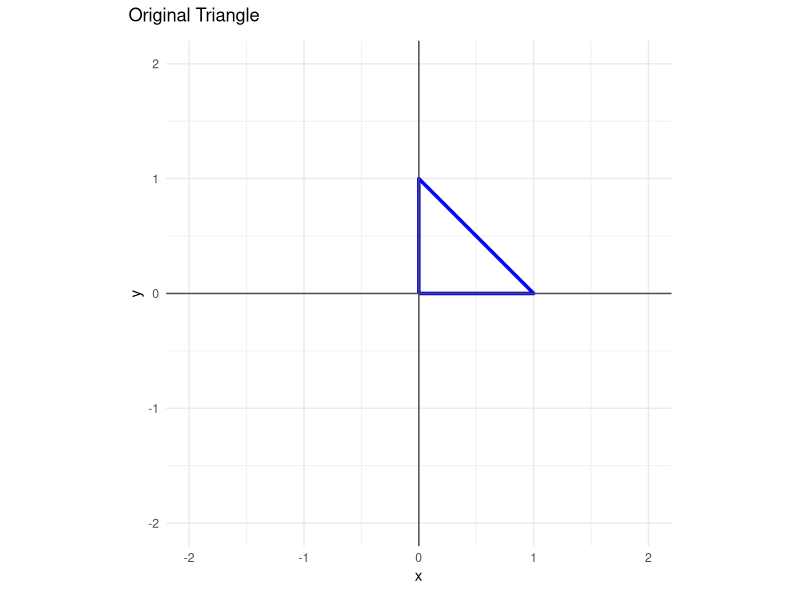
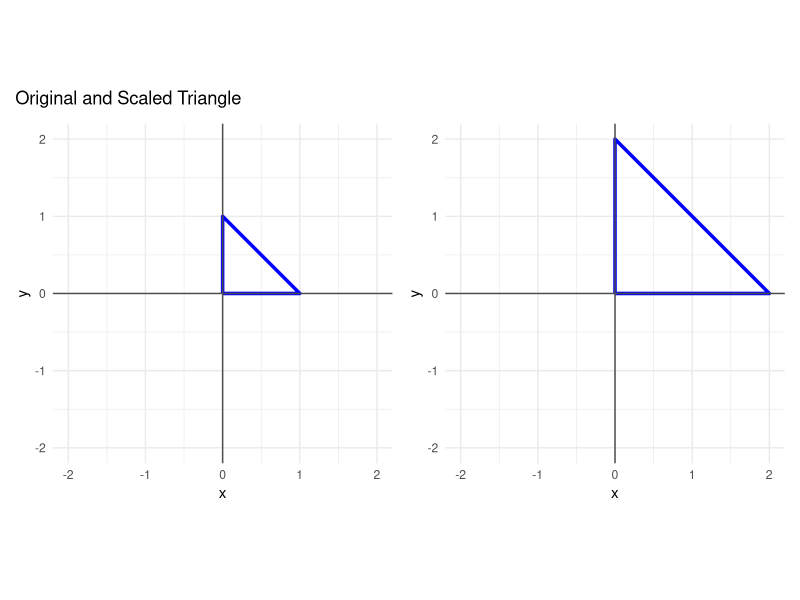
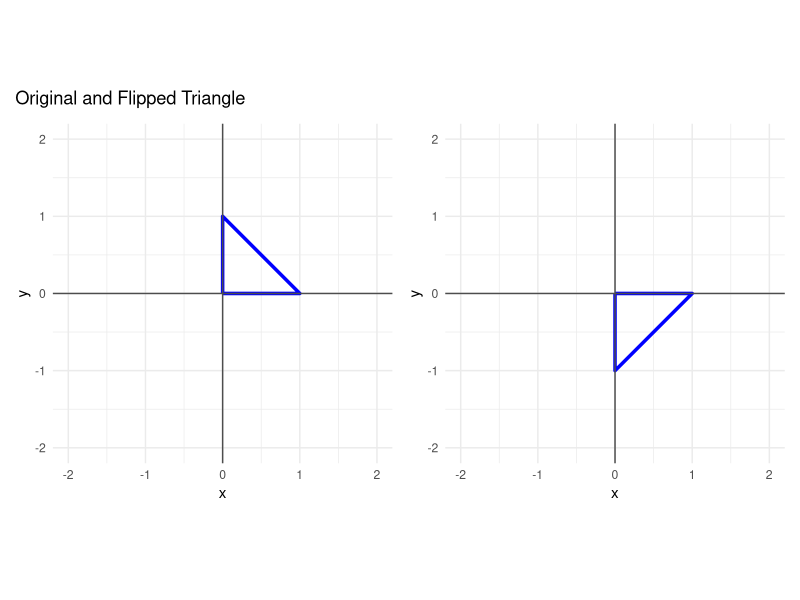
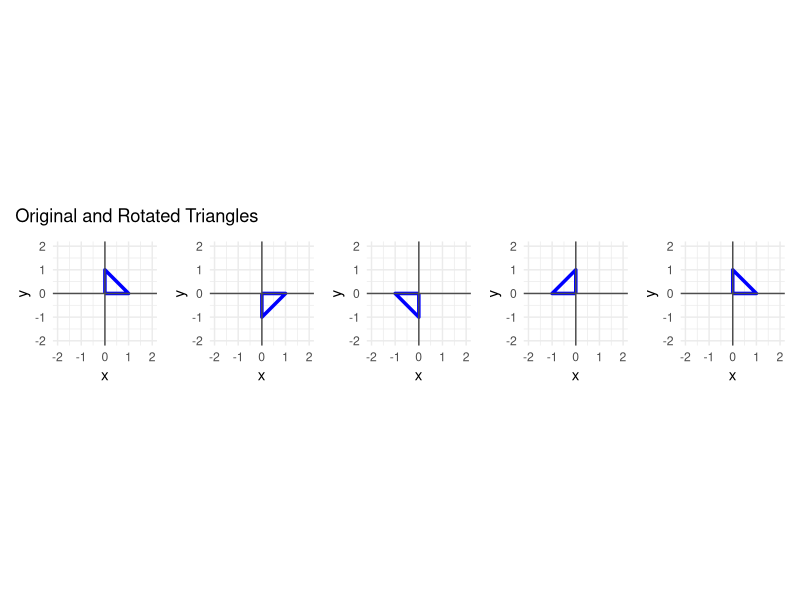

These figures' R source, in order:
## ---- chunk 1
# load libraries
library(tidyverse)
library(ggplot2)
library(patchwork)
## ---- chunk 2
# create matrix defining triangle:
my_shape <- matrix(c(0,0,
                     1,0,
                     0,1,
                     0,0), 
                   nrow = 2, byrow = TRUE)
my_shape

# prepare to plot: convert to df and label columns x & y
df_my_shape <- as.data.frame(t(my_shape))  
colnames(df_my_shape) <- c("x","y")

df_my_shape

# plot
plot_my_shape <- df_my_shape %>% 
  ggplot(aes(x = x, y = y)) +
         geom_path(color = 'blue', linewidth = 1.2) +
         geom_hline(yintercept = 0, color = "gray30") +
         geom_vline(xintercept = 0, color = "gray30") +
         coord_fixed(xlim = c(-2,2), ylim = c(-2,2)) +
         theme_minimal()

plot_my_shape + plot_annotation("Original Triangle")

## ---- chunk 3

# create scaling transformation matrix multiplying x and y by 2 
matrix_scale <- matrix(c(2,0,
                         0,2),
                       nrow = 2, byrow = TRUE)
matrix_scale

# multiply: transpose my_shape matrix so # rows match # columns 
my_shape_scaled <- t(my_shape) %*% matrix_scale 
my_shape_scaled

# convert to df with column names x,y
df_my_shape_scaled <- as.data.frame(my_shape_scaled)  
colnames(df_my_shape_scaled) <- c("x","y")

df_my_shape_scaled

# plot
plot_my_shape_scaled <- df_my_shape_scaled %>% 
  ggplot(aes(x = x, y = y)) +
  geom_path(color = 'blue', linewidth = 1.2) +
  geom_hline(yintercept = 0, color = "gray30") +
  geom_vline(xintercept = 0, color = "gray30") +
  coord_fixed(xlim = c(-2,2), ylim = c(-2,2)) +
  theme_minimal()

plot_my_shape + plot_my_shape_scaled  + plot_annotation("Original and Scaled Triangle")

## ---- chunk 4
# create transformation matrix (x, y) → (x, -y)
matrix_flip <- matrix(c(1, 0,
                        0,-1),
                       nrow = 2, byrow = TRUE)
matrix_flip

# multiply: transpose my_shape matrix so # rows match # columns 
my_shape_flip <- t(my_shape) %*% matrix_flip 
my_shape_flip

# convert to df with column names x,y
df_my_shape_flip <- as.data.frame(my_shape_flip)  
colnames(df_my_shape_flip) <- c("x","y")

df_my_shape_flip

# plot
plot_my_shape_flip <- df_my_shape_flip %>% 
  ggplot(aes(x = x, y = y)) +
  geom_path(color = 'blue', linewidth = 1.2) +
  geom_hline(yintercept = 0, color = "gray30") +
  geom_vline(xintercept = 0, color = "gray30") +
  coord_fixed(xlim = c(-2,2), ylim = c(-2,2)) +
  theme_minimal()

plot_my_shape + plot_my_shape_flip + plot_annotation("Original and Flipped Triangle")

## ---- chunk 5

# create transformation matrix (x, y) → (-y, x)
matrix_rotate_90 <- matrix(c(0,-1,
                             1, 0),
                           nrow = 2, byrow = TRUE)
matrix_rotate_90

# create list to hold plots for display
rotated_shapes <- list()
rotated_shapes[[1]] <- plot_my_shape

current_shape <- t(my_shape)
current_shape

# loop: multiply, convert to df, create and store plot

for (i in 2:5) {
  
  # multiply matrix
  current_shape <- current_shape %*% matrix_rotate_90 
  current_shape
  
  # convert transformed matrix to df with column names x,y
  df_rotate_90 <- as.data.frame(current_shape)  
  colnames(df_rotate_90) <- c("x","y")
  
  df_rotate_90
  
  # create and store plot
  rotated_shapes[[i]] <- df_rotate_90 %>% 
    ggplot(aes(x = x, y = y)) +
    geom_path(color = 'blue', linewidth = 1.2) +
    geom_hline(yintercept = 0, color = "gray30") +
    geom_vline(xintercept = 0, color = "gray30") +
    coord_fixed(xlim = c(-2,2), ylim = c(-2,2)) +
    theme_minimal() 
  }

plot_display <- rotated_shapes[[1]] +
                rotated_shapes[[2]] +
                rotated_shapes[[3]] +
                rotated_shapes[[4]] +
                rotated_shapes[[5]]
plot_display + 
  plot_layout(ncol = 5) +
  plot_annotation("Original and Rotated Triangles")

